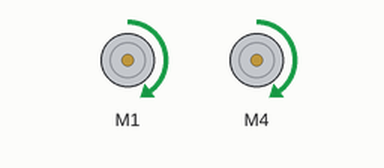
Recording of a sketch running on a simulated Arduino Uno, built with avr-gcc and run on an emulated ATmega328P. Parts: 2 × DC motor (green arrow = forward, orange = backward, longer = faster). What the sketch prints to the serial monitor is not drawn.

Above: at 2.5 s.
At 5.5 s:
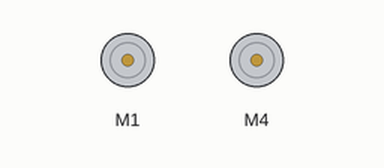
Timing chart, 0 to 7.8 s (numbered marks = the images above):
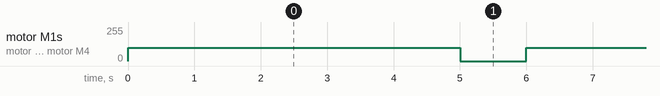

The sketch:

base_prototype_test.ino
```cpp
#include <Wire.h>
#include <Adafruit_MotorShield.h>

Adafruit_MotorShield AFMS = Adafruit_MotorShield();


Adafruit_DCMotor *myMotor1 = AFMS.getMotor(1);
Adafruit_DCMotor *myMotor2 = AFMS.getMotor(4);


void setup() {
  Serial.begin(9600);
  Serial.println("Adafruit Motorshield v2 - DC Motor test!");

  AFMS.begin();

  myMotor1->setSpeed(100);
  myMotor1->run(FORWARD);
  myMotor2->setSpeed(100);
  myMotor2->run(FORWARD);

  myMotor1->run(RELEASE);
  myMotor2->run(RELEASE);
}

void loop() {

  Serial.print("tick");

  myMotor1->run(FORWARD);
  myMotor2->run(FORWARD);

    myMotor1->setSpeed(100);
    myMotor2->setSpeed(100);
    delay(5000);

  Serial.print("tech");
  myMotor1->run(RELEASE);
  myMotor2->run(RELEASE);
  delay(1000);
}
```

Measured:
- by itself, motor M1, motor M4: alternates forward 100/255 for 5.0 s and stopped for 1.0 s
